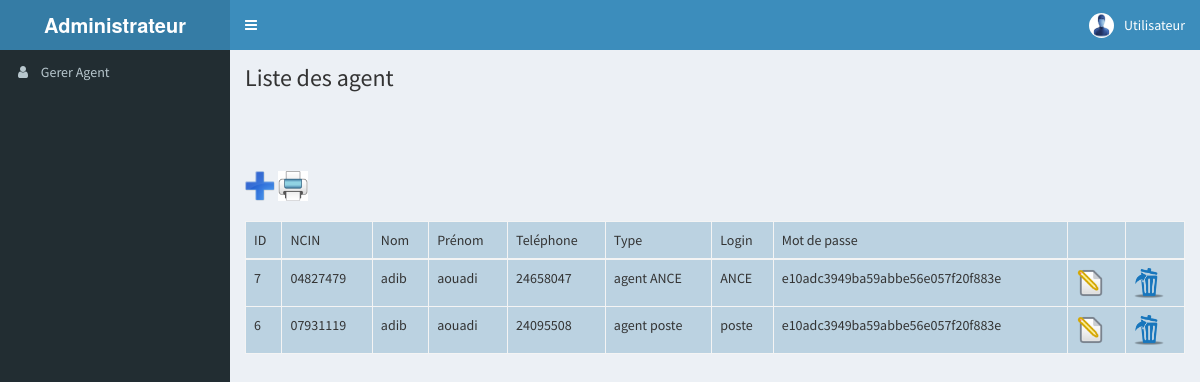
Page /admin/liste_agent.php on the committed database.
### tables this page shows
CREATE TABLE IF NOT EXISTS `agent` (
  `id_agent` int(100) NOT NULL AUTO_INCREMENT,
  `type` text NOT NULL,
  `ncin` text NOT NULL,
  `nom` text NOT NULL,
  `prenom` text NOT NULL,
  `tel` text NOT NULL,
  `login` text NOT NULL,
  `pass` text NOT NULL,
  PRIMARY KEY (`id_agent`)
);

### admin/class/DataBase.php (called while the page is built, shortened)
<?php
class Database {
	public static function connect() {
			$connexion = new PDO('mysql:host=localhost;dbname=poste', 'root', '');
			$connexion->exec("SET CHARACTER SET utf8");
		return $connexion;
	}
}
?>

### admin/class/agent.php (the view, shortened to what this page needs)
<?php
class agent
{
public function liste_agent()
	{
		$select = DataBase::connect()->query("select * from agent ORDER BY id_agent DESC");
		while($donnees = $select->fetch(PDO::FETCH_OBJ))
		{
			$id_agent= $donnees->id_agent;
			$nom= $donnees->nom;
			$prenom= $donnees->prenom;
			$ncin= $donnees->ncin;
			$tel= $donnees->tel;
			$login= $donnees->login;
			$pass= $donnees->pass;
			$type= $donnees->type;
			echo "<tr>";
			echo "<td>";
			echo $id_agent;
			echo "</td>";
			echo "<td>";
			echo $ncin;
			echo "</td>";
			echo "<td>";
			echo $nom;
			echo "</td>";
			echo "<td>";
			echo $prenom;
			echo "</td>";
			echo "<td>";
			echo $tel;
			echo "</td>";
			echo "<td>";
			echo "agent ".$type;
			echo "</td>";
			echo "<td>";
			echo $login;
			echo "</td>";
			echo "<td>";
			echo $pass;
			echo "</td>";
			echo "<td>";
			echo "<a href='modifier_agent.php?id=$id_agent'>";
			echo " <img src='img/modif.png' width='30' height='30'></img> </a>";
			echo "</td>";
			echo "<td>";
			echo "<a href='supprimer_agent.php?id=$id_agent'  onclick='if (confirm(&quot;Voulez vous vraiment supprimer le client:   ?&quot;)) { return true; } return false;'>";
			echo " <img src='img/del.png' width='30' height='30'></img> </a>";
			echo "</td>";
			echo "</tr>";
		}
	}
}

### rows in the picture
agent: id_agent "7", ncin "04827479", nom "adib", prenom "aouadi", tel "24658047", type "ANCE", login "ANCE", pass "e10adc3949ba59abbe56e057f20f883e"
agent: id_agent "6", ncin "07931119", nom "adib", prenom "aouadi", tel "24095508", type "poste", login "poste", pass "e10adc3949ba59abbe56e057f20f883e"
